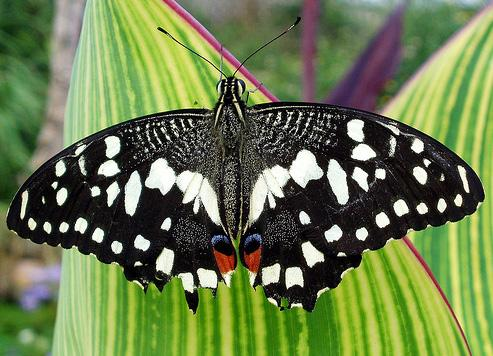
#> input picture 8-图像处理-颜色空间/butterfly.jpg, 493 x 356 px
$ python 'ex1-颜色空间.py'
#> lines starting #> are read from the running program, lines starting #| are printed output that depends on the picture; after the words box and inside, x2 and y2 are one past the last pixel; in counts of white or black regions, pixels touching at a corner belong together
import  cv2
import  numpy as np

# 1. 加载图像
img = cv2.imread('butterfly.jpg')
#> img is the input picture: shape (356, 493, 3); mean B, G, R 77.2, 123.6, 107

# 2. 转换为灰度图
gray = cv2.cvtColor(img, cv2.COLOR_BGR2GRAY)
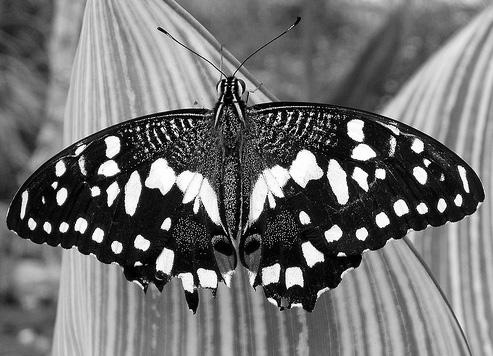
#> gray: shape (356, 493); min 0, max 255, mean 113.3
# 3. 转换为HSV图像
hsv = cv2.cvtColor(img, cv2.COLOR_BGR2HSV)
#> hsv: shape (356, 493, 3); mean H, S, V 56.2, 104.6, 127.3
# 4. 显示原图、GRAY、HSV图像
cv2.imshow('gray', gray)
cv2.imshow('hsv', hsv)


# 5. 使用numpy定义仅有一个像数点的图像,数据类型为无符号8位整型
ghsv = np.array([[[0, 255, 0]]], dtype=np.uint8)

# 6. 将改图像转换为HSV
ghsv = cv2.cvtColor(ghsv, cv2.COLOR_BGR2HSV)
print(ghsv)

## 7. inRange函数实现对颜色空间的提取 - 提取butterfly图片中红色部分
'''
cv2.inRange(hsv, lower_red, upper_red)
参数解析：
第一个参数：hsv指的是原图
第二个参数(ndarray)：lower_red指的是图像中低于这个lower_red的值，图像值变为0
第三个参数(ndarray)：upper_red指的是图像中高于这个upper_red的值，图像值变为0
而在lower_red～upper_red之间的值变成255
'''
lower_red = np.array([0, 43, 46])
upper_red = np.array([10, 255, 255])
res= cv2.inRange(hsv, lower_red, upper_red)
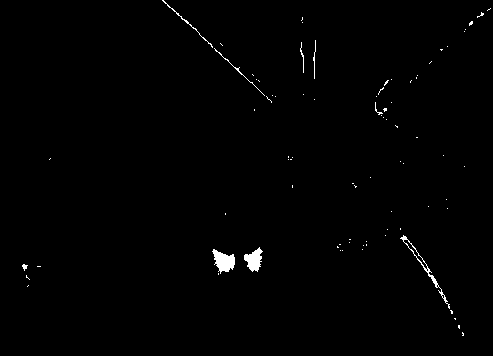
#> res: shape (356, 493); 0.75% white; 82 white regions (73 under 20 px), largest, box (x1, y1, x2, y2) and area: (212, 249, 235, 274) 336, (244, 247, 263, 272) 274, (400, 235, 450, 309) 217

cv2.imshow('res', res)


cv2.waitKey(0)
